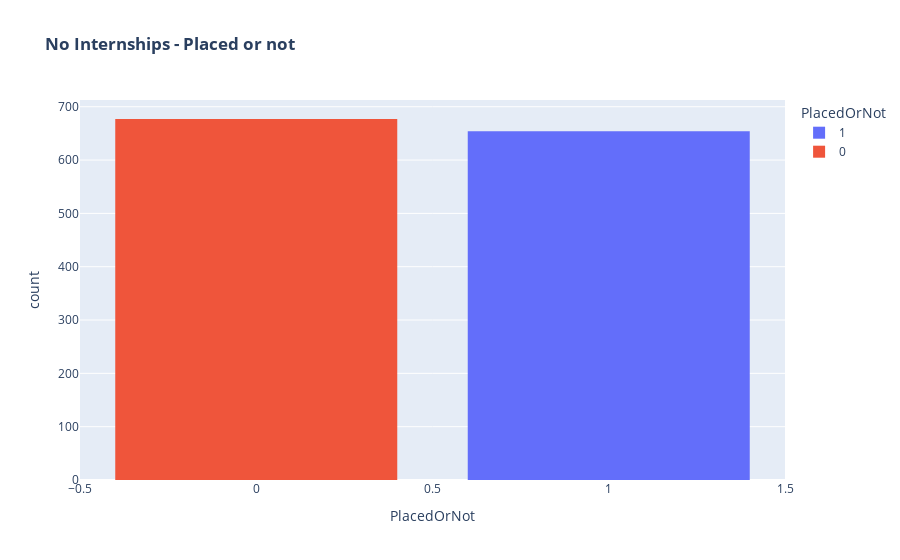

Write notebook code for a chart like this one.
### Code cell
fig = px.histogram(data_frame=df[df['Internships'] == 0], x='PlacedOrNot', color='PlacedOrNot', title="<b>No Internships - Placed or not</b>")
fig.update_layout(bargap=0.2)
fig.show()

### Figure 1 — Plotly figure (JSON) as saved in the notebook; plotly's stock layout.template omitted (floating-point values rounded to 4 significant figures; data arrays with more than 128 entries replaced by an {"elided": "..."} marker saying what was removed)
{"data": [{"alignmentgroup": "True", "bingroup": "x", "hovertemplate": "PlacedOrNot=%{x}<br>count=%{y}<extra></extra>", "legendgroup": "1", "marker": {"color": "#636efa", "pattern": {"shape": ""}}, "name": "1", "offsetgroup": "1", "orientation": "v", "showlegend": true, "type": "histogram", "x": {"elided": "654 int values"}, "xaxis": "x", "yaxis": "y"}, {"alignmentgroup": "True", "bingroup": "x", "hovertemplate": "PlacedOrNot=%{x}<br>count=%{y}<extra></extra>", "legendgroup": "0", "marker": {"color": "#EF553B", "pattern": {"shape": ""}}, "name": "0", "offsetgroup": "0", "orientation": "v", "showlegend": true, "type": "histogram", "x": {"elided": "677 int values"}, "xaxis": "x", "yaxis": "y"}], "layout": {"bargap": 0.2, "barmode": "relative", "legend": {"title": {"text": "PlacedOrNot"}, "tracegroupgap": 0}, "title": {"text": "<b>No Internships - Placed or not</b>"}, "xaxis": {"anchor": "y", "categoryarray": [1, 0], "categoryorder": "array", "domain": [0, 1], "title": {"text": "PlacedOrNot"}}, "yaxis": {"anchor": "x", "domain": [0, 1], "title": {"text": "count"}}}}
